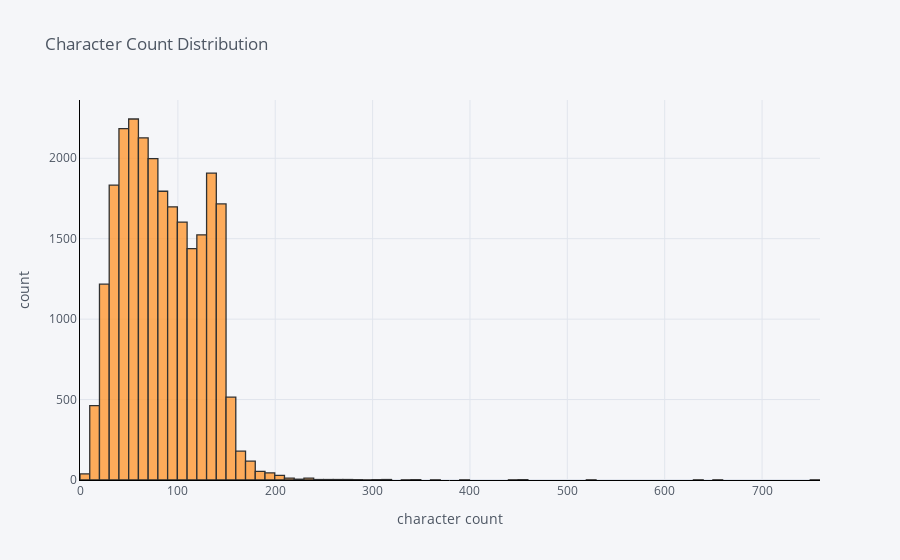

Notebook source saved alongside this figure:
### Code cell
# create visualization to display character count distribution
df['char_ct'].iplot(
    kind='hist',
    bins=100,
    xTitle='character count',
    linecolor='black',
    yTitle='count',
    title='Character Count Distribution')

### Figure 1 — Plotly figure (JSON) as saved in the notebook; plotly's stock layout.template omitted (floating-point values rounded to 4 significant figures; data arrays with more than 128 entries replaced by an {"elided": "..."} marker saying what was removed)
{"data": [{"histfunc": "count", "histnorm": "", "marker": {"color": "rgba(255, 153, 51, 1.0)", "line": {"color": "#000000", "width": 1.3}}, "name": "char_ct", "nbinsx": 100, "opacity": 0.8, "orientation": "v", "type": "histogram", "x": {"elided": "24783 int values"}}], "layout": {"barmode": "overlay", "legend": {"bgcolor": "#F5F6F9", "font": {"color": "#4D5663"}}, "paper_bgcolor": "#F5F6F9", "plot_bgcolor": "#F5F6F9", "title": {"font": {"color": "#4D5663"}, "text": "Character Count Distribution"}, "xaxis": {"gridcolor": "#E1E5ED", "linecolor": "black", "showgrid": true, "tickfont": {"color": "#4D5663"}, "title": {"font": {"color": "#4D5663"}, "text": "character count"}, "zerolinecolor": "#E1E5ED"}, "yaxis": {"gridcolor": "#E1E5ED", "linecolor": "black", "showgrid": true, "tickfont": {"color": "#4D5663"}, "title": {"font": {"color": "#4D5663"}, "text": "count"}, "zerolinecolor": "#E1E5ED"}}}
